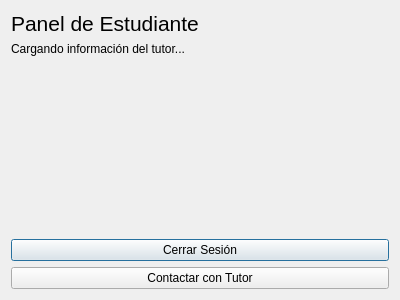
<?xml version="1.0" encoding="UTF-8"?>
<ui version="4.0">
 <class>MenuEstudiante</class>
 <widget class="QDialog" name="MenuEstudiante">
  <property name="geometry">
   <rect>
    <x>0</x>
    <y>0</y>
    <width>400</width>
    <height>300</height>
   </rect>
  </property>
  <property name="windowTitle">
   <string>Dialog</string>
  </property>
  <layout class="QVBoxLayout" name="verticalLayout">
   <item>
    <widget class="QLabel" name="label">
     <property name="font">
      <font>
       <pointsize>16</pointsize>
      </font>
     </property>
     <property name="text">
      <string>Panel de Estudiante</string>
     </property>
    </widget>
   </item>
   <item>
    <widget class="QLabel" name="lblTutorAsignado">
     <property name="font">
      <font>
       <pointsize>9</pointsize>
      </font>
     </property>
     <property name="text">
      <string>Cargando información del tutor...</string>
     </property>
    </widget>
   </item>
   <item>
    <spacer name="verticalSpacer">
     <property name="orientation">
      <enum>Qt::Vertical</enum>
     </property>
     <property name="sizeHint" stdset="0">
      <size>
       <width>20</width>
       <height>162</height>
      </size>
     </property>
    </spacer>
   </item>
   <item>
    <widget class="QPushButton" name="btnCerrarSesion">
     <property name="text">
      <string>Cerrar Sesión</string>
     </property>
    </widget>
   </item>
   <item>
    <widget class="QPushButton" name="btnEscribirMensaje">
     <property name="text">
      <string>Contactar con Tutor</string>
     </property>
    </widget>
   </item>
  </layout>
 </widget>
 <resources/>
 <connections/>
</ui>
